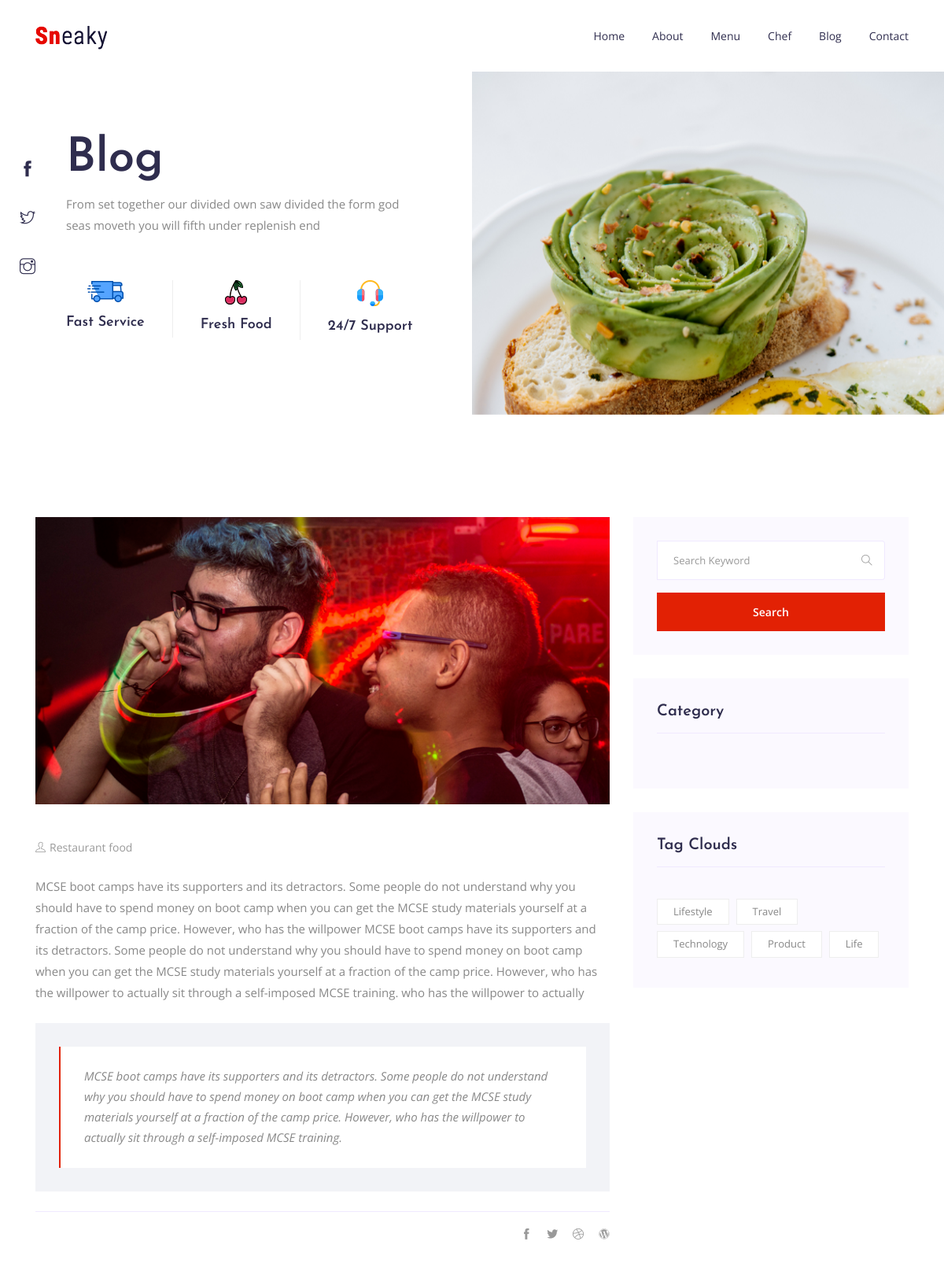
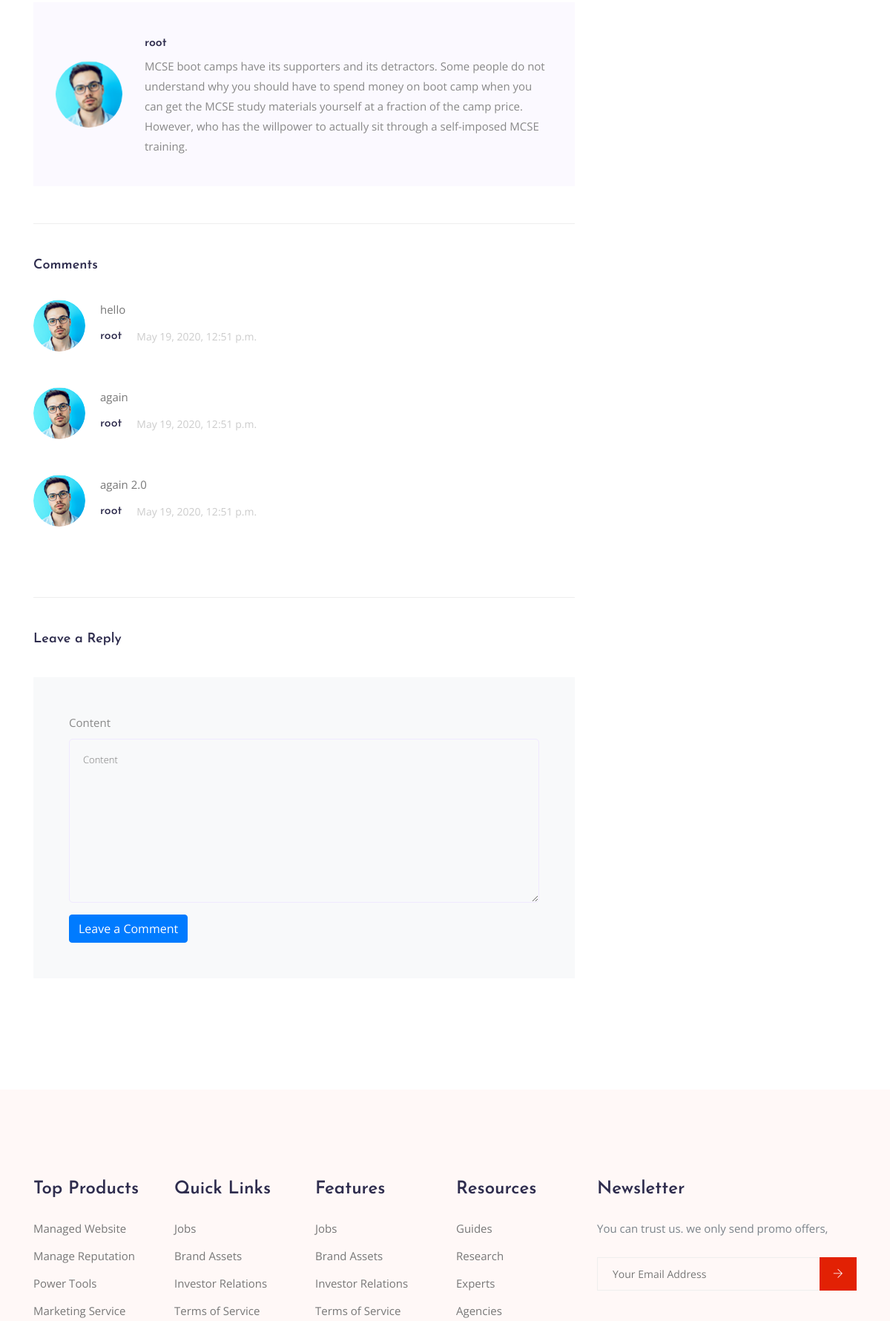
The page /blog/1 (upper part) on the database its author committed (2 pictures, top to bottom).
### blog/models.py (models this page shows, shortened)
class Post(models.Model):
    title = models.CharField(max_length=200)
    content = models.TextField()
    created = models.DateTimeField(default=timezone.now)
    quote = models.TextField()
    auther = models.ForeignKey(User, on_delete=models.CASCADE)
    image = models.ImageField(upload_to='blog/', blank=True, null=True)
    auther_pic = models.ImageField(upload_to='blog/auther/', blank=True, null=True)
    category = models.ForeignKey(
        'Category', null=True, on_delete=models.SET_NULL
    )
    tags = TaggableManager(blank=True)
    class Meta:
        verbose_name = 'post'
        verbose_name_plural = 'posts'

class Category(models.Model):
    category_name = models.CharField(max_length=50)
    class Meta:
        verbose_name = 'category'
        verbose_name_plural = 'categories'
    def __str__(self):
        return self.category_name

class Comment(models.Model):
    user = models.ForeignKey(User, on_delete=models.CASCADE)
    post = models.ForeignKey(Post, on_delete=models.CASCADE)
    content = models.TextField()
    created = models.DateTimeField(default=timezone.now)
    class Meta:
        verbose_name = 'comment'
        verbose_name_plural = 'comments'

### blog/views.py (the view)
def post_detail(request, id):
    post_detail = Post.objects.get(id=id)
    categories = Category.objects.all()
    all_tags = Tag.objects.all()
    comments = Comment.objects.filter(post=post_detail)
    comment_form = CommentForm()
    if request.method == 'POST':
        comment_form = CommentForm(request.POST)
        if comment_form.is_valid():
            new_comment = comment_form.save(commit=False)
            new_comment.user = request.user
            new_comment.post = post_detail
            new_comment.save()
    else:
        comment_form = CommentForm()
    context = {
        'post_detail': post_detail,
        'categories': categories,
        'all_tags': all_tags,
        'comments': comments,
        'comment_form': comment_form,
    }
    return render(request, 'blog/blog-details.html', context)

### blog/forms.py
class CommentForm(forms.ModelForm):
    class Meta:
        model = Comment
        fields = [ 'content' ]

### blog/templates/blog/blog-details.html (shortened to what this page needs)
{% extends 'base.html' %}
{% load bootstrap4 %}
{% load static %}
{% block body %}
  <section class="hero-banner hero-banner-sm">
    <div class="hero-wrapper">
      <div class="hero-left">
        <h1 class="hero-title">Blog</h1>
        <p>From  set together our divided own saw divided the form god <br class="d-none d-xl-block"> seas moveth you will fifth under replenish end</p>
        <ul class="hero-info d-none d-md-block">
          <li>
            <img src="{% static 'site_static/img/banner/fas-service-icon.png' %}" alt="">
            <h4>Fast Service</h4>
          </li>
          <li>
            <img src="{% static 'site_static/img/banner/fresh-food-icon.png' %}" alt="">
            <h4>Fresh Food</h4>
          </li>
          <li>
            <img src="{% static 'site_static/img/banner/support-icon.png' %}" alt="">
            <h4>24/7 Support</h4>
          </li>
        </ul>
      </div>
      <div class="hero-right">
        <div class="owl-carousel owl-theme w-100 hero-carousel">
          <div class="hero-carousel-item">
            <img class="img-fluid" src="{% static 'site_static/img/banner/hero-banner-sm.png' %}" alt="">
          </div>
        </div>
      </div>
      <ul class="social-icons d-none d-lg-block">
        <li><a href="#"><i class="ti-facebook"></i></a></li>
        <li><a href="#"><i class="ti-twitter"></i></a></li>
        <li><a href="#"><i class="ti-instagram"></i></a></li>
      </ul>
    </div>
  </section>
	<section class="blog_area single-post-area section-margin">
			<div class="container">
					<div class="row">
							<div class="col-lg-8 posts-list">
									<div class="single-post">
													<div class="feature-img">
															<img class="img-fluid" src="{{post_detail.image.url}}" alt="">
													</div>
											<div class="blog_details">
                          <ul class="blog-info-link mt-3 mb-4">
                            <li><a href="#"><i class="ti-user"></i>{{post_detail.category}}</a></li>
                            </ul>
													<p class="excert">
														{{post_detail.content}}
													</p>
                          <div class="quote-wrapper">
                            <div class="quotes">
                                {{post_detail.quote}}
                            </div>
                          </div>
											</div>
                  </div>
                  <div class="navigation-top">
                    <div class="d-sm-flex justify-content-between text-center">
                      <div class="col-sm-4 text-center my-2 my-sm-0">
                      </div>
                      <ul class="social-icons">
                        <li><a href="#"><i class="ti-facebook"></i></a></li>
                        <li><a href="#"><i class="ti-twitter-alt"></i></a></li>
                        <li><a href="#"><i class="ti-dribbble"></i></a></li>
                        <li><a href="#"><i class="ti-wordpress"></i></a></li>
                      </ul>
                    </div>
                  </div>
                  <div class="blog-author">
                    <div class="media align-items-center">
                      <img src="{{post_detail.auther_pic.url}}" alt="">
                      <div class="media-body">
                        <a href="#">
                          <h4>{{post_detail.auther}}</h4>
                        </a>
                        <p>{{post_detail.quote}}</p>
                      </div>
                    </div>
                  </div>
									<div class="comments-area">
											<h4>Comments</h4>
                      {% for comment in comments %}
											<div class="comment-list">
                        <div class="single-comment justify-content-between d-flex">
                          <div class="user justify-content-between d-flex">
                              <div class="thumb">
                                  <img src="img/blog/c1.png" alt="">
                              </div>
                              <div class="desc">
                                  <p class="comment">
                                    {{comment.content}}
                                  </p>
                                  <div class="d-flex justify-content-between">
                                    <div class="d-flex align-items-center">
                                      <h5>
                                        <a href="#">{{comment.user}}</a>
                                      </h5>
                                      <p class="date">{{comment.created}} </p>
                                    </div>
                                  </div>
                              </div>
                          </div>
                      </div>
											</div>
                    {% endfor %}
									</div>
									<div class="comment-form">
											<h4>Leave a Reply</h4>
                        <form method="POST" class="p-5 bg-light">
                                {% bootstrap_form comment_form %}
                                {% buttons %}
                                    <button type="submit" class="btn btn-primary">Leave a Comment</button>
                                {% endbuttons %}
                        </form>
									</div>
							</div>
							<div class="col-lg-4">
                <div class="blog_right_sidebar">
                      <aside class="single_sidebar_widget search_widget">
                          <form action="#">
                            <div class="form-group">
                              <div class="input-group mb-3">
                                <input type="text" class="form-control" placeholder="Search Keyword">
                                <div class="input-group-append">
                                  <button class="btn" type="button"><i class="ti-search"></i></button>
                                </div>
                              </div>
                            </div>
                            <button class="button rounded-0 primary-bg text-white w-100" type="submit">Search</button>
                          </form>
                      </aside>
                      <aside class="single_sidebar_widget post_category_widget">
                        <h4 class="widget_title">Category</h4>
                      </aside>
                      <aside class="single_sidebar_widget tag_cloud_widget">
                          <h4 class="widget_title">Tag Clouds</h4>
                          <ul class="list">
                          {%for tag in all_tags%}
                              <li>
                                  <a href="{% url 'blog:post_by_tag' tag %}">{{tag}}</a>
                              </li>
                          {% endfor %}
                      </aside>
                  </div>
							</div>
					</div>
			</div>
	</section>
{% endblock body %}

### rows shown on the page
Post: image (picture), category "Restaurant food", content "MCSE boot camps have its supporters and its detractors. Some people do not understand why you should have to spend money on boot camp when you can get the MCSE study materials yourself at a fraction of the camp price. However, who has the willpower MCSE boot camps have its supporters and its detractors. Some people do not understand why you should have to spend money on boot camp when you can get the MCSE study materials yourself at a fraction of the camp price. However, who has the willpower to actually sit through a self-imposed MCSE training. who has the willpower to actually", quote "MCSE boot camps have its supporters and its detractors. Some people do not understand why you should have to spend money on boot camp when you can get the MCSE study materials yourself at a fraction of the camp price. However, who has the willpower to actually sit through a self-imposed MCSE training.", auther_pic (picture), auther "root"
Comment: content "hello", user "root", created "May 19, 2020, 12:51 p.m."
Comment: content "again", user "root", created "May 19, 2020, 12:51 p.m."
Comment: content "again 2.0", user "root", created "May 19, 2020, 12:51 p.m."
Tag: name "Lifestyle"
Tag: name "Travel"
Tag: name "Technology"
Tag: name "Product"
Tag: name "Life"
